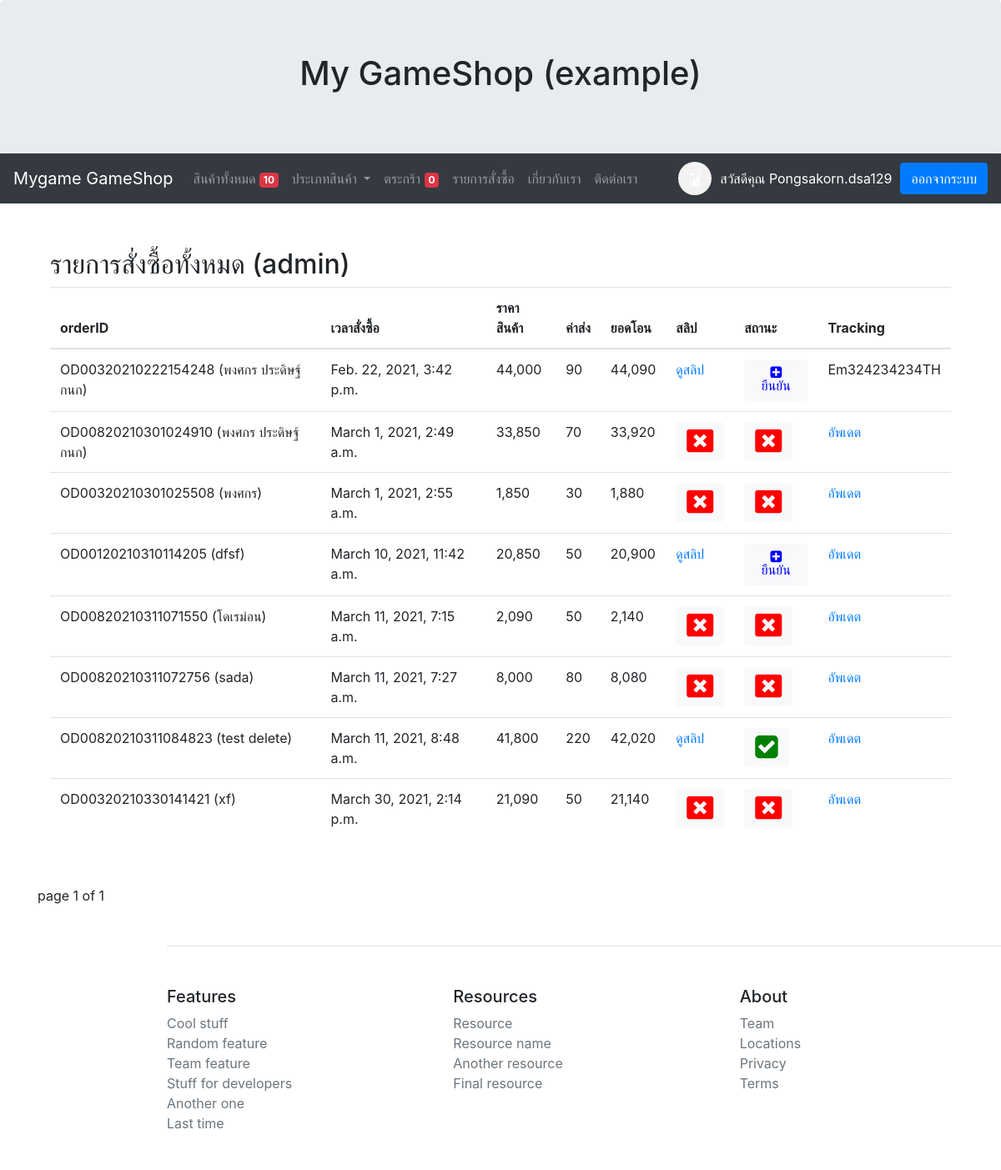
The page /allorderlist/ (signed in) on the database its author committed.
### myapp/models.py (models this page shows, shortened)
class Profile(models.Model):
    user = models.OneToOneField(User ,on_delete=models.CASCADE)
    photo = models.ImageField(upload_to="photoprofile" ,null=True ,blank=True ,default="default-image.png")
    usertype = models.CharField(max_length=100 ,default='member')
    cartquan = models.IntegerField(default=0)

class OrderPending(models.Model):
    orderid = models.CharField(max_length=100)
    user = models.ForeignKey(User ,on_delete=models.CASCADE)
    name = models.CharField(max_length=100)
    tel = models.CharField(max_length=100)
    address = models.TextField()
    shipping = models.CharField(max_length=100)
    payment = models.CharField(max_length=100)
    other = models.TextField(blank=True ,null=True)
    stamp = models.DateTimeField(auto_now_add=True ,blank=True ,null=True)
    paid = models.BooleanField(default=False)
    confirmed = models.BooleanField(default=False)
    slip = models.ImageField(upload_to='slip',null=True ,blank=True)
    sliptime = models.CharField(max_length=100 ,null=True ,blank=True)
    paymentid = models.CharField(max_length=100 ,null=True ,blank=True)
    trackingnumber = models.CharField(max_length=100 ,null=True ,blank=True)

### myapp/views.py (the view)
# urls.py: path('allorderlist/' ,AllOrderListPage  ,name='allorderlist-page'),
def AllOrderListPage(request):
    context = {}
    order = OrderPending.objects.all()
    for od in order:
        orderid = od.orderid
        odlist = OrderList.objects.filter(orderid=orderid)
        total = sum([ c.total for c in odlist])
        od.total = total #สร้างตัว totalจำลองเฉพาะ
        count = sum([ c.quantity for c in odlist])
        if od.shipping == 'ems':
            shipcost = sum([50 if i == 0 else 10 for i in range(count)])
        else:
            shipcost = sum([30 if i == 0 else 10 for i in range(count)])
        if od.payment == 'cod':
            shipcost += 20
        od.shipcost = shipcost
    paginator = Paginator(order,20) # 1หน้า แสดง20รายการ
    page = request.GET.get('page') # http://localhost:8000/allproduct/?page=2
    order = paginator.get_page(page) #มาเฉพาะหน้าที่2จากตัวแปรpage
    context['allorder'] = order # ใช้ชื่อ key
    return render(request, 'myapp/allorderlist.html',context)

### myapp/templatetags/costom_tags.py (called while the page is built)
@register.simple_tag
def show_allproduct():
    count = Allproduct.objects.count()
    return count

@register.inclusion_tag('myapp/allcategory.html')
def all_category():
    cats = Category.objects.all()
    return {'allcats':cats}

### myapp/template/myapp/allorderlist.html (shortened to what this page needs)
{% extends 'myapp/base.html' %}
{% load humanize %}
{% block content %}
        <br>
        <div class="container">
            <h2>รายการสั่งซื้อทั้งหมด (admin)</h2>
        <table class="table">
              <thead>
                <tr>
                    <th>orderID</th>
                    <th>เวลาสั่งซื้อ</th>
                    <th>ราคาสินค้า</th>
                    <th>ค่าส่ง</th>
                    <th>ยอดโอน</th>
                    <th>สลิป</th>
                    <th>สถานะ</th>
                    <th>Tracking</th>
                </tr>
              </thead>
              <tbody>
                {% for od in allorder %}
                <tr>
                    <td>{{od.orderid}} ({{od.name}})</td>
                    <td>{{od.stamp}}</td>
                    <td>{{od.total|intcomma}}</td>
                    <td>{{od.shipcost|intcomma}}</td>
                    <td>{{od.total|add:od.shipcost|intcomma}}</td>
                    <td>
                        {% if od.slip %}
                            <a href="{{od.slip.url}}" target="_blank"> ดูสลิป</a>
                        {% else %}
                        <a class="btn btn-light" href="">
                        <i class="fa fa-window-close" style="font-size:32px;color:red;"></i>
                      </a>
                        {% endif %}
                    </td>
                    <td>
                          {% if od.paid %}
                          <a class="btn btn-light" href="{% url 'updatestatus' od.orderid 'cancel' %}">
                            <i class="fa fa-check-square" style="font-size:32px;color:green;"></i>
                          </a>
                          {% elif od.paid == False and not od.slip %}
                          <a class="btn btn-light" href="">
                          <i class="fa fa-window-close" style="font-size:32px;color:red;"></i>
                        </a>
                          {% else %}
                          <a class="btn btn-light" href="{% url 'updatestatus' od.orderid 'confirm' %}">
                            <i class="fa fa-plus-square" style="font-size:16px;color:blue;"> ยืนยัน</i>
                          </a>
                          {% endif %}
                    </td>
                    <td>
                      {% if od.trackingnumber != None%}
                      {{od.trackingnumber}}
                      {% else %}
                      <a href="{% url 'updatetracking' od.orderid %}">
                     อัพเดต
                      </a>
                      {% endif %}
                    </td>
                </tr>
                {% endfor %}
              </tbody>
        </table>
          </div>
 <br>
 <p> page {{allorder.number}} of {{allorder.paginator.num_pages}} </p>
{% endblock content%}

### myapp/template/myapp/base.html (shortened to what this page needs)
{% load costom_tags %}
<!DOCTYPE html>
<html lang="en">
<head>
  <link rel="stylesheet" href="https://maxcdn.bootstrapcdn.com/bootstrap/4.5.2/css/bootstrap.min.css">
  <link rel="stylesheet" href="https://cdnjs.cloudflare.com/ajax/libs/font-awesome/4.7.0/css/font-awesome.min.css">
</head>
<body>
  <div class="jumbotron text-center" id='padding'>
    <h1>My GameShop (example)</h1>
  </div>
  <nav class="navbar navbar-expand-sm bg-dark navbar-dark" >
    <a class="navbar-brand" href="{% url 'home-page' %}">Mygame GameShop</a>
    <div class="collapse navbar-collapse" id="collapsibleNavbar">
          <ul class="navbar-nav mr-auto">
            <li class="nav-item">
                <a class="nav-link" href="{% url 'allproduct-page' %}">สินค้าทั้งหมด <span class="badge badge-danger">{% show_allproduct %}</span></a>
            </li>
            <li class="nav-item dropdown">
                <a class="nav-link dropdown-toggle" href="#" id="dropdown01" data-toggle="dropdown" aria-haspopup="true"
                      aria-expanded="false">ประเภทสินค้า
                </a>
            </li>
    {% if user.is_authenticated and user.profile.usertype == 'member' %}
            <li class="nav-item">
                <a class="nav-link" href="{% url 'mycart-page' %}">
                  ตระกร้า
                  <span class="badge badge-danger">{{user.profile.cartquan}}</span>
                </a>
            </li>
            <li class="nav-item">
              <a class="nav-link" href="{% url 'orderlist-page' %}">
                รายการสั่งซื้อ
              </a>
            </li>
    {% endif %}
                <li class="nav-item">
                  <a class="nav-link" href="{% url 'about-page' %}">เกี่ยวกับเรา</a>
              </li>
              <li class="nav-item">
                  <a class="nav-link" href="{% url 'contact-page' %}">ติดต่อเรา</a>
              </li>
        </ul>
    {% if user.is_authenticated %}
                <img src="{{user.profile.photo.url}}" alt="" width="40" height="40" class="rounded-circle">
                <p style="color: white; margin: 10px;">สวัสดีคุณ&nbsp{{user.first_name}} {{user.last_name}} </p>
                <a class="btn btn-primary" href="{% url 'logout' %}">ออกจากระบบ</a>
    {% else %}
                <a class="btn btn-primary" href="{% url 'register-page' %}">สมัครสมาชิก</a>&nbsp&nbsp&nbsp
                <a class="btn btn-primary" href="{% url 'login' %}">เข้าสู่ระบบ</a>
    {% endif %}
    </div>
  </nav>
<div class="container" style="margin-top: 30px ;" >
    {% block content %}
    {% endblock content%}
</div>
<footer class="pt-4 my-md-5 pt-md-5 border-top" id='footerpadding'>
        <div class="row" >
          <div class="col-6 col-md">
            <h5>Features</h5>
            <ul class="list-unstyled text-small">
              <li><a class="text-muted" href="#">Cool stuff</a></li>
              <li><a class="text-muted" href="#">Random feature</a></li>
              <li><a class="text-muted" href="#">Team feature</a></li>
              <li><a class="text-muted" href="#">Stuff for developers</a></li>
              <li><a class="text-muted" href="#">Another one</a></li>
              <li><a class="text-muted" href="#">Last time</a></li>
            </ul>
          </div>
          <div class="col-6 col-md">
            <h5>Resources</h5>
            <ul class="list-unstyled text-small">
              <li><a class="text-muted" href="#">Resource</a></li>
              <li><a class="text-muted" href="#">Resource name</a></li>
              <li><a class="text-muted" href="#">Another resource</a></li>
              <li><a class="text-muted" href="#">Final resource</a></li>
            </ul>
          </div>
          <div class="col-6 col-md">
            <h5>About</h5>
            <ul class="list-unstyled text-small">
              <li><a class="text-muted" href="#">Team</a></li>
              <li><a class="text-muted" href="#">Locations</a></li>
              <li><a class="text-muted" href="#">Privacy</a></li>
              <li><a class="text-muted" href="#">Terms</a></li>
            </ul>
          </div>
        </div>
      </footer>
</body>
</html>

### myapp/template/myapp/base.html (style rules this page uses)
#padding { margin-bottom: 0px; }
#footerpadding { margin-left: 200px; }

### rows shown on the page
OrderPending: orderid "OD00320210222154248", name "พงศกร ประดิษฐ์กนก", stamp "Feb. 22, 2021, 3:42 p.m.", total "44,000", shipcost "90", total|add "44,090", paid "ยืนยัน", trackingnumber "Em324234234TH"
OrderPending: orderid "OD00820210301024910", name "พงศกร ประดิษฐ์กนก", stamp "March 1, 2021, 2:49 a.m.", total "33,850", shipcost "70", total|add "33,920", paid False (drawn), shows "อัพเดต"
OrderPending: orderid "OD00320210301025508", name "พงศกร", stamp "March 1, 2021, 2:55 a.m.", total "1,850", shipcost "30", total|add "1,880", paid False (drawn), shows "อัพเดต"
OrderPending: orderid "OD00120210310114205", name "dfsf", stamp "March 10, 2021, 11:42 a.m.", total "20,850", shipcost "50", total|add "20,900", paid "ยืนยัน", shows "อัพเดต"
OrderPending: orderid "OD00820210311071550", name "โดเรม่อน", stamp "March 11, 2021, 7:15 a.m.", total "2,090", shipcost "50", total|add "2,140", paid False (drawn), shows "อัพเดต"
OrderPending: orderid "OD00820210311072756", name "sada", stamp "March 11, 2021, 7:27 a.m.", total "8,000", shipcost "80", total|add "8,080", paid False (drawn), shows "อัพเดต"
OrderPending: orderid "OD00820210311084823", name "test delete", stamp "March 11, 2021, 8:48 a.m.", total "41,800", shipcost "220", total|add "42,020", paid True (drawn), shows "อัพเดต"
OrderPending: orderid "OD00320210330141421", name "xf", stamp "March 30, 2021, 2:14 p.m.", total "21,090", shipcost "50", total|add "21,140", paid False (drawn), shows "อัพเดต"

### other values the page prints
{{ user.profile.cartquan }} "0"
{{ user.first_name }} "Pongsakorn.dsa129"
{{ allorder.number }} "1"
{{ allorder.paginator.num_pages }} "1"
